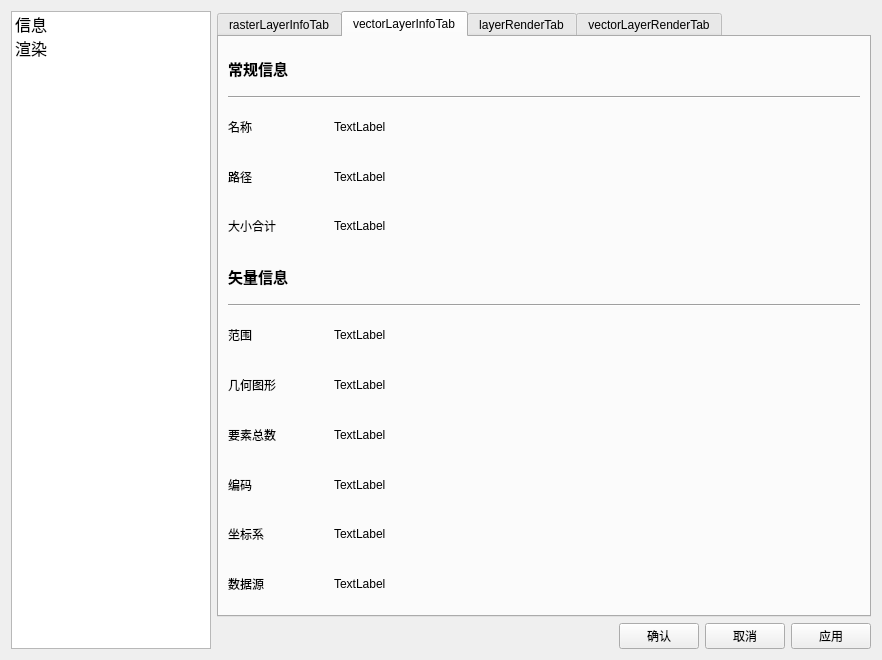
<?xml version="1.0" encoding="UTF-8"?>
<ui version="4.0">
 <class>LayerProp</class>
 <widget class="QWidget" name="LayerProp">
  <property name="geometry">
   <rect>
    <x>0</x>
    <y>0</y>
    <width>882</width>
    <height>660</height>
   </rect>
  </property>
  <property name="windowTitle">
   <string>图层属性</string>
  </property>
  <property name="windowIcon">
   <iconset resource="../resources.qrc">
    <normaloff>:/plugins/CartoGrapher/resources/m.svg</normaloff>:/plugins/CartoGrapher/resources/m.svg</iconset>
  </property>
  <layout class="QHBoxLayout" name="horizontalLayout_19">
   <item>
    <widget class="QListWidget" name="listWidget">
     <property name="maximumSize">
      <size>
       <width>200</width>
       <height>16777215</height>
      </size>
     </property>
     <property name="font">
      <font>
       <pointsize>12</pointsize>
      </font>
     </property>
     <item>
      <property name="text">
       <string>信息</string>
      </property>
     </item>
     <item>
      <property name="text">
       <string>渲染</string>
      </property>
     </item>
    </widget>
   </item>
   <item>
    <layout class="QVBoxLayout" name="verticalLayout_7">
     <item>
      <widget class="QTabWidget" name="tabWidget">
       <property name="currentIndex">
        <number>1</number>
       </property>
       <widget class="QWidget" name="rasterLayerInfoTab">
        <attribute name="title">
         <string>rasterLayerInfoTab</string>
        </attribute>
        <layout class="QVBoxLayout" name="verticalLayout">
         <item>
          <widget class="QLabel" name="label">
           <property name="font">
            <font>
             <family>Adobe Devanagari</family>
             <pointsize>11</pointsize>
             <weight>75</weight>
             <bold>true</bold>
            </font>
           </property>
           <property name="text">
            <string>常规信息</string>
           </property>
          </widget>
         </item>
         <item>
          <widget class="Line" name="line">
           <property name="orientation">
            <enum>Qt::Horizontal</enum>
           </property>
          </widget>
         </item>
         <item>
          <layout class="QHBoxLayout" name="horizontalLayout">
           <item>
            <widget class="QLabel" name="label_3">
             <property name="maximumSize">
              <size>
               <width>100</width>
               <height>16777215</height>
              </size>
             </property>
             <property name="text">
              <string>名称</string>
             </property>
            </widget>
           </item>
           <item>
            <widget class="QLabel" name="rasterNameLabel">
             <property name="text">
              <string>TextLabel</string>
             </property>
            </widget>
           </item>
          </layout>
         </item>
         <item>
          <layout class="QHBoxLayout" name="horizontalLayout_2">
           <item>
            <widget class="QLabel" name="label_5">
             <property name="maximumSize">
              <size>
               <width>100</width>
               <height>16777215</height>
              </size>
             </property>
             <property name="text">
              <string>路径</string>
             </property>
            </widget>
           </item>
           <item>
            <widget class="QLabel" name="rasterSourceLabel">
             <property name="text">
              <string>TextLabel</string>
             </property>
            </widget>
           </item>
          </layout>
         </item>
         <item>
          <layout class="QHBoxLayout" name="horizontalLayout_3">
           <item>
            <widget class="QLabel" name="label_7">
             <property name="maximumSize">
              <size>
               <width>100</width>
               <height>16777215</height>
              </size>
             </property>
             <property name="text">
              <string>大小合计</string>
             </property>
            </widget>
           </item>
           <item>
            <widget class="QLabel" name="rasterMemoryLabel">
             <property name="text">
              <string>TextLabel</string>
             </property>
            </widget>
           </item>
          </layout>
         </item>
         <item>
          <widget class="QLabel" name="label_9">
           <property name="font">
            <font>
             <family>Adobe Devanagari</family>
             <pointsize>11</pointsize>
             <weight>75</weight>
             <bold>true</bold>
            </font>
           </property>
           <property name="text">
            <string>栅格信息</string>
           </property>
          </widget>
         </item>
         <item>
          <widget class="Line" name="line_3">
           <property name="orientation">
            <enum>Qt::Horizontal</enum>
           </property>
          </widget>
         </item>
         <item>
          <layout class="QHBoxLayout" name="horizontalLayout_4">
           <item>
            <widget class="QLabel" name="label_10">
             <property name="maximumSize">
              <size>
               <width>100</width>
               <height>16777215</height>
              </size>
             </property>
             <property name="text">
              <string>范围</string>
             </property>
            </widget>
           </item>
           <item>
            <widget class="QLabel" name="rasterExtentLabel">
             <property name="text">
              <string>TextLabel</string>
             </property>
            </widget>
           </item>
          </layout>
         </item>
         <item>
          <layout class="QHBoxLayout" name="horizontalLayout_5">
           <item>
            <widget class="QLabel" name="label_12">
             <property name="maximumSize">
              <size>
               <width>100</width>
               <height>16777215</height>
              </size>
             </property>
             <property name="text">
              <string>宽度</string>
             </property>
            </widget>
           </item>
           <item>
            <widget class="QLabel" name="rasterWidthLabel">
             <property name="text">
              <string>TextLabel</string>
             </property>
            </widget>
           </item>
          </layout>
         </item>
         <item>
          <layout class="QHBoxLayout" name="horizontalLayout_6">
           <item>
            <widget class="QLabel" name="label_14">
             <property name="maximumSize">
              <size>
               <width>100</width>
               <height>16777215</height>
              </size>
             </property>
             <property name="text">
              <string>高度</string>
             </property>
            </widget>
           </item>
           <item>
            <widget class="QLabel" name="rasterHeightLabel">
             <property name="text">
              <string>TextLabel</string>
             </property>
            </widget>
           </item>
          </layout>
         </item>
         <item>
          <layout class="QHBoxLayout" name="horizontalLayout_7">
           <item>
            <widget class="QLabel" name="label_16">
             <property name="maximumSize">
              <size>
               <width>100</width>
               <height>16777215</height>
              </size>
             </property>
             <property name="text">
              <string>数据类型</string>
             </property>
            </widget>
           </item>
           <item>
            <widget class="QLabel" name="rasterDataTypeLabel">
             <property name="text">
              <string>TextLabel</string>
             </property>
            </widget>
           </item>
          </layout>
         </item>
         <item>
          <layout class="QHBoxLayout" name="horizontalLayout_8">
           <item>
            <widget class="QLabel" name="label_18">
             <property name="maximumSize">
              <size>
               <width>100</width>
               <height>16777215</height>
              </size>
             </property>
             <property name="text">
              <string>波段数量</string>
             </property>
            </widget>
           </item>
           <item>
            <widget class="QLabel" name="rasterBandNumLabel">
             <property name="text">
              <string>TextLabel</string>
             </property>
            </widget>
           </item>
          </layout>
         </item>
         <item>
          <layout class="QHBoxLayout" name="horizontalLayout_9">
           <item>
            <widget class="QLabel" name="label_20">
             <property name="maximumSize">
              <size>
               <width>100</width>
               <height>16777215</height>
              </size>
             </property>
             <property name="text">
              <string>坐标系</string>
             </property>
            </widget>
           </item>
           <item>
            <widget class="QLabel" name="rasterCrsLabel">
             <property name="text">
              <string>TextLabel</string>
             </property>
            </widget>
           </item>
          </layout>
         </item>
        </layout>
       </widget>
       <widget class="QWidget" name="vectorLayerInfoTab">
        <attribute name="title">
         <string>vectorLayerInfoTab</string>
        </attribute>
        <layout class="QVBoxLayout" name="verticalLayout_4">
         <item>
          <widget class="QLabel" name="label_26">
           <property name="font">
            <font>
             <family>Adobe Devanagari</family>
             <pointsize>11</pointsize>
             <weight>75</weight>
             <bold>true</bold>
            </font>
           </property>
           <property name="text">
            <string>常规信息</string>
           </property>
          </widget>
         </item>
         <item>
          <widget class="Line" name="line_6">
           <property name="orientation">
            <enum>Qt::Horizontal</enum>
           </property>
          </widget>
         </item>
         <item>
          <layout class="QHBoxLayout" name="horizontalLayout_21">
           <item>
            <widget class="QLabel" name="label_25">
             <property name="maximumSize">
              <size>
               <width>100</width>
               <height>16777215</height>
              </size>
             </property>
             <property name="text">
              <string>名称</string>
             </property>
            </widget>
           </item>
           <item>
            <widget class="QLabel" name="vectorNameLabel">
             <property name="text">
              <string>TextLabel</string>
             </property>
            </widget>
           </item>
          </layout>
         </item>
         <item>
          <layout class="QHBoxLayout" name="horizontalLayout_27">
           <item>
            <widget class="QLabel" name="label_32">
             <property name="maximumSize">
              <size>
               <width>100</width>
               <height>16777215</height>
              </size>
             </property>
             <property name="text">
              <string>路径</string>
             </property>
            </widget>
           </item>
           <item>
            <widget class="QLabel" name="vectorSourceLabel">
             <property name="text">
              <string>TextLabel</string>
             </property>
            </widget>
           </item>
          </layout>
         </item>
         <item>
          <layout class="QHBoxLayout" name="horizontalLayout_25">
           <item>
            <widget class="QLabel" name="label_30">
             <property name="maximumSize">
              <size>
               <width>100</width>
               <height>16777215</height>
              </size>
             </property>
             <property name="text">
              <string>大小合计</string>
             </property>
            </widget>
           </item>
           <item>
            <widget class="QLabel" name="vectorMemoryLabel">
             <property name="text">
              <string>TextLabel</string>
             </property>
            </widget>
           </item>
          </layout>
         </item>
         <item>
          <widget class="QLabel" name="label_34">
           <property name="font">
            <font>
             <family>Adobe Devanagari</family>
             <pointsize>11</pointsize>
             <weight>75</weight>
             <bold>true</bold>
            </font>
           </property>
           <property name="text">
            <string>矢量信息</string>
           </property>
          </widget>
         </item>
         <item>
          <widget class="Line" name="line_5">
           <property name="orientation">
            <enum>Qt::Horizontal</enum>
           </property>
          </widget>
         </item>
         <item>
          <layout class="QHBoxLayout" name="horizontalLayout_22">
           <item>
            <widget class="QLabel" name="label_27">
             <property name="maximumSize">
              <size>
               <width>100</width>
               <height>16777215</height>
              </size>
             </property>
             <property name="text">
              <string>范围</string>
             </property>
            </widget>
           </item>
           <item>
            <widget class="QLabel" name="vectorExtentLabel">
             <property name="text">
              <string>TextLabel</string>
             </property>
            </widget>
           </item>
          </layout>
         </item>
         <item>
          <layout class="QHBoxLayout" name="horizontalLayout_28">
           <item>
            <widget class="QLabel" name="label_33">
             <property name="maximumSize">
              <size>
               <width>100</width>
               <height>16777215</height>
              </size>
             </property>
             <property name="text">
              <string>几何图形</string>
             </property>
            </widget>
           </item>
           <item>
            <widget class="QLabel" name="vectorGeoTypeLabel">
             <property name="text">
              <string>TextLabel</string>
             </property>
            </widget>
           </item>
          </layout>
         </item>
         <item>
          <layout class="QHBoxLayout" name="horizontalLayout_26">
           <item>
            <widget class="QLabel" name="label_31">
             <property name="maximumSize">
              <size>
               <width>100</width>
               <height>16777215</height>
              </size>
             </property>
             <property name="text">
              <string>要素总数</string>
             </property>
            </widget>
           </item>
           <item>
            <widget class="QLabel" name="vectorFeatureNumLabel">
             <property name="text">
              <string>TextLabel</string>
             </property>
            </widget>
           </item>
          </layout>
         </item>
         <item>
          <layout class="QHBoxLayout" name="horizontalLayout_29">
           <item>
            <widget class="QLabel" name="label_35">
             <property name="maximumSize">
              <size>
               <width>100</width>
               <height>16777215</height>
              </size>
             </property>
             <property name="text">
              <string>编码</string>
             </property>
            </widget>
           </item>
           <item>
            <widget class="QLabel" name="vectorEncodingLabel">
             <property name="text">
              <string>TextLabel</string>
             </property>
            </widget>
           </item>
          </layout>
         </item>
         <item>
          <layout class="QHBoxLayout" name="horizontalLayout_23">
           <item>
            <widget class="QLabel" name="label_28">
             <property name="maximumSize">
              <size>
               <width>100</width>
               <height>16777215</height>
              </size>
             </property>
             <property name="text">
              <string>坐标系</string>
             </property>
            </widget>
           </item>
           <item>
            <widget class="QLabel" name="vectorCrsLabel">
             <property name="text">
              <string>TextLabel</string>
             </property>
            </widget>
           </item>
          </layout>
         </item>
         <item>
          <layout class="QHBoxLayout" name="horizontalLayout_24">
           <item>
            <widget class="QLabel" name="label_29">
             <property name="maximumSize">
              <size>
               <width>100</width>
               <height>16777215</height>
              </size>
             </property>
             <property name="text">
              <string>数据源</string>
             </property>
            </widget>
           </item>
           <item>
            <widget class="QLabel" name="vectorDpLabel">
             <property name="text">
              <string>TextLabel</string>
             </property>
            </widget>
           </item>
          </layout>
         </item>
        </layout>
       </widget>
       <widget class="QWidget" name="rasterLayerRenderTab">
        <attribute name="title">
         <string>layerRenderTab</string>
        </attribute>
        <layout class="QVBoxLayout" name="verticalLayout_3">
         <item>
          <widget class="QLabel" name="label_2">
           <property name="font">
            <font>
             <pointsize>11</pointsize>
             <weight>75</weight>
             <bold>true</bold>
            </font>
           </property>
           <property name="text">
            <string>图层渲染</string>
           </property>
          </widget>
         </item>
         <item>
          <widget class="Line" name="line_4">
           <property name="orientation">
            <enum>Qt::Horizontal</enum>
           </property>
          </widget>
         </item>
         <item>
          <layout class="QVBoxLayout" name="layerRenderLayout"/>
         </item>
        </layout>
       </widget>
       <widget class="QWidget" name="vectorLayerRenderTab">
        <attribute name="title">
         <string>vectorLayerRenderTab</string>
        </attribute>
        <layout class="QVBoxLayout" name="verticalLayout_5">
         <item>
          <widget class="QLabel" name="label_36">
           <property name="maximumSize">
            <size>
             <width>16777215</width>
             <height>200</height>
            </size>
           </property>
           <property name="font">
            <font>
             <pointsize>11</pointsize>
             <weight>75</weight>
             <bold>true</bold>
            </font>
           </property>
           <property name="text">
            <string>图层渲染</string>
           </property>
          </widget>
         </item>
         <item>
          <widget class="Line" name="line_7">
           <property name="orientation">
            <enum>Qt::Horizontal</enum>
           </property>
          </widget>
         </item>
         <item>
          <layout class="QVBoxLayout" name="layerRenderLayout_2">
           <item>
            <widget class="QComboBox" name="vecterRenderCB">
             <item>
              <property name="text">
               <string>单一渲染</string>
              </property>
             </item>
             <item>
              <property name="text">
               <string>分类渲染</string>
              </property>
             </item>
            </widget>
           </item>
           <item>
            <widget class="QTabWidget" name="comboTabWidget">
             <property name="currentIndex">
              <number>0</number>
             </property>
             <widget class="QWidget" name="singleRender">
              <attribute name="title">
               <string>Tab 1</string>
              </attribute>
              <layout class="QVBoxLayout" name="verticalLayout_8">
               <item>
                <layout class="QVBoxLayout" name="singleRenderLayout"/>
               </item>
              </layout>
             </widget>
             <widget class="QWidget" name="categoryRender">
              <attribute name="title">
               <string>Tab 2</string>
              </attribute>
              <layout class="QVBoxLayout" name="verticalLayout_6">
               <item>
                <layout class="QVBoxLayout" name="cateRenderLayout"/>
               </item>
              </layout>
             </widget>
            </widget>
           </item>
          </layout>
         </item>
        </layout>
       </widget>
      </widget>
     </item>
     <item>
      <layout class="QHBoxLayout" name="horizontalLayout_20">
       <item>
        <spacer name="horizontalSpacer">
         <property name="orientation">
          <enum>Qt::Horizontal</enum>
         </property>
         <property name="sizeHint" stdset="0">
          <size>
           <width>40</width>
           <height>20</height>
          </size>
         </property>
        </spacer>
       </item>
       <item>
        <widget class="QPushButton" name="okPb">
         <property name="text">
          <string>确认</string>
         </property>
        </widget>
       </item>
       <item>
        <widget class="QPushButton" name="cancelPb">
         <property name="text">
          <string>取消</string>
         </property>
        </widget>
       </item>
       <item>
        <widget class="QPushButton" name="applyPb">
         <property name="text">
          <string>应用</string>
         </property>
        </widget>
       </item>
      </layout>
     </item>
    </layout>
   </item>
  </layout>
 </widget>
 <resources>
  <include location="../resources.qrc"/>
 </resources>
 <connections/>
</ui>
